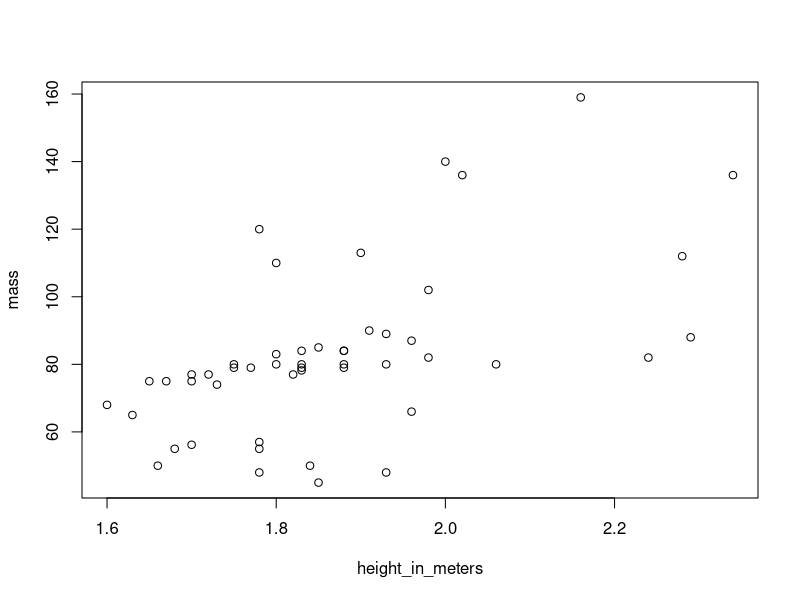

R code for this plot:
5+6
a<-5
b<-9
sum(a,b)
age<-c(6,9)
age
sum(age)
names<-c("John","Mark")
names

friends<-data.frame(names,age)
View(friends)
str(friends)

friends[1,1]
friends[1,]
friends[,1]

library(tidyverse)
data()
starwars

library(dplyr)
View(starwars)
starwars%>% 
  filter(height>150 & mass<200)%>% 
  mutate(height_in_meters=height/100)%>% 
  select(height_in_meters,mass) %>% 
  arrange(mass) %>% 
  #View()
  plot()

msleep
glimpse(msleep)
unique(msleep$vore)
names(msleep)
missing<-!complete.cases(msleep)
msleep[missing,]
